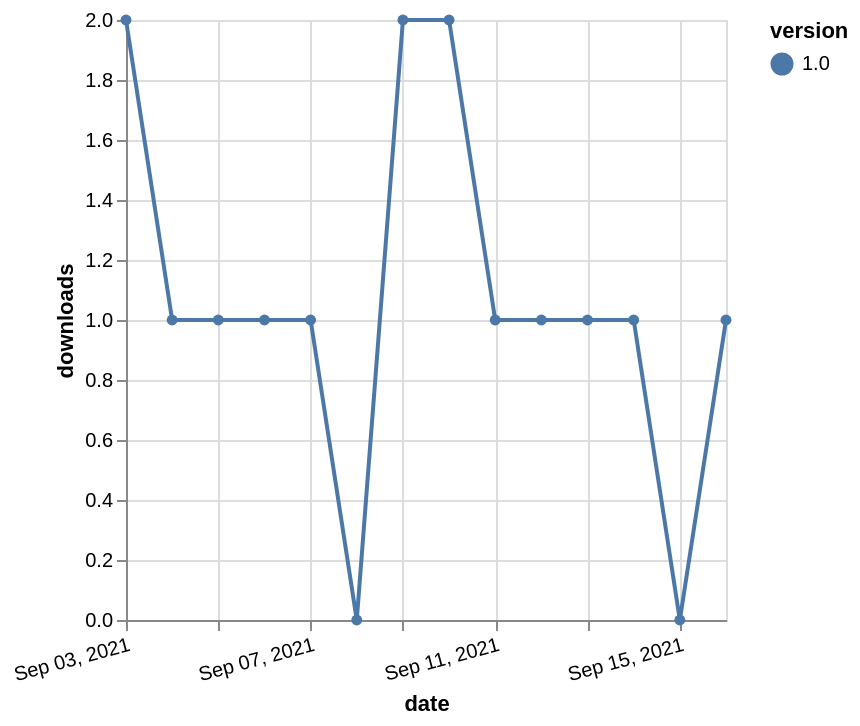

Express this chart as Vega-Lite.
### Vega-Lite specification from a JSON file in a GitHub repository (floating-point values rounded to 4 significant figures)
{"$schema": "https://vega.github.io/schema/vega-lite/v5.json", "description": "A simple bar chart with embedded data.", "data": {"values": [{"date": "2021-09-03", "total": 167, "delta": 2, "version": "1.0"}, {"date": "2021-09-04", "total": 168, "delta": 1, "version": "1.0"}, {"date": "2021-09-05", "total": 169, "delta": 1, "version": "1.0"}, {"date": "2021-09-06", "total": 170, "delta": 1, "version": "1.0"}, {"date": "2021-09-07", "total": 171, "delta": 1, "version": "1.0"}, {"date": "2021-09-08", "total": 171, "delta": 0, "version": "1.0"}, {"date": "2021-09-09", "total": 173, "delta": 2, "version": "1.0"}, {"date": "2021-09-10", "total": 175, "delta": 2, "version": "1.0"}, {"date": "2021-09-11", "total": 176, "delta": 1, "version": "1.0"}, {"date": "2021-09-12", "total": 177, "delta": 1, "version": "1.0"}, {"date": "2021-09-13", "total": 178, "delta": 1, "version": "1.0"}, {"date": "2021-09-14", "total": 179, "delta": 1, "version": "1.0"}, {"date": "2021-09-15", "total": 179, "delta": 0, "version": "1.0"}, {"date": "2021-09-16", "total": 180, "delta": 1, "version": "1.0"}]}, "width": "container", "mark": {"type": "line", "point": {"filled": true}}, "encoding": {"x": {"field": "date", "type": "temporal", "timeUnit": "yearmonthdate", "title": "date", "axis": {"labelAngle": -15}}, "y": {"field": "delta", "type": "quantitative", "title": "downloads"}, "color": {"field": "version", "type": "nominal"}, "tooltip": {"field": "delta"}}}
